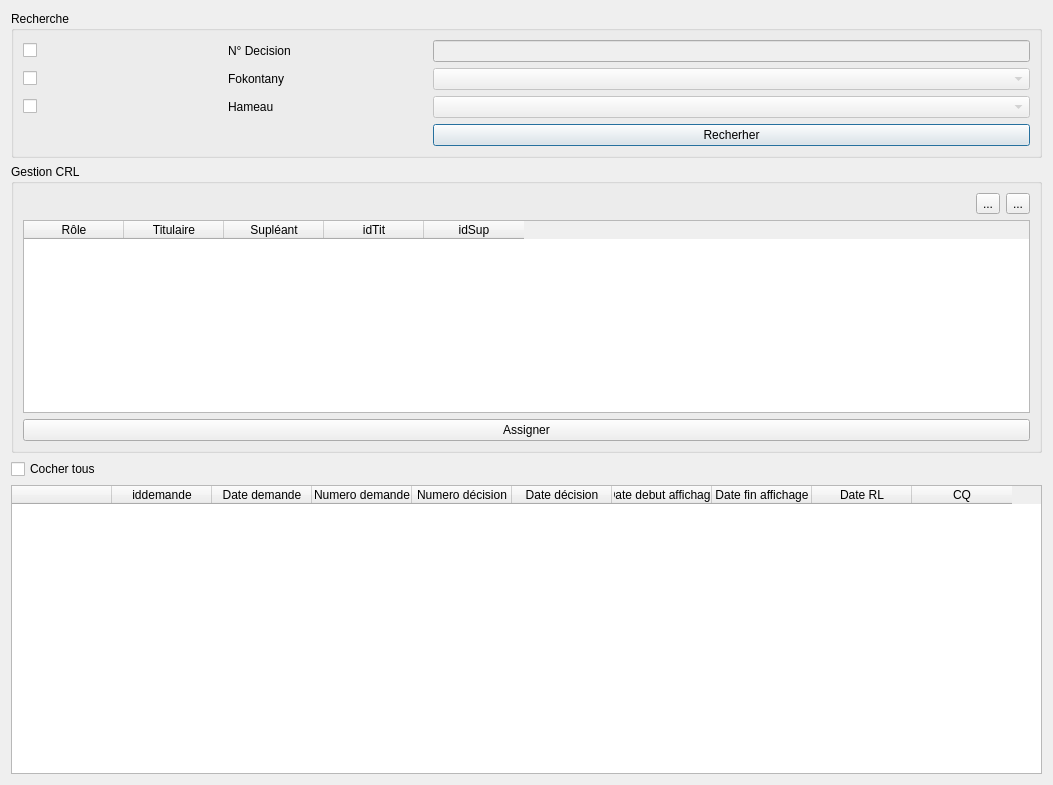
<?xml version="1.0" encoding="UTF-8"?>
<ui version="4.0">
 <class>Dialog</class>
 <widget class="QDialog" name="Dialog">
  <property name="geometry">
   <rect>
    <x>0</x>
    <y>0</y>
    <width>1053</width>
    <height>785</height>
   </rect>
  </property>
  <property name="windowTitle">
   <string>Gestion CRL</string>
  </property>
  <property name="windowIcon">
   <iconset resource="../icons.qrc">
    <normaloff>:/sig/icone/map.png</normaloff>:/sig/icone/map.png</iconset>
  </property>
  <layout class="QGridLayout" name="gridLayout_4">
   <item row="0" column="0" colspan="2">
    <widget class="QGroupBox" name="groupBox">
     <property name="title">
      <string>Recherche</string>
     </property>
     <layout class="QGridLayout" name="gridLayout">
      <item row="2" column="0">
       <widget class="QCheckBox" name="checkBoxHameau">
        <property name="text">
         <string/>
        </property>
       </widget>
      </item>
      <item row="1" column="2" colspan="3">
       <widget class="QComboBox" name="comboBoxFokontany">
        <property name="enabled">
         <bool>false</bool>
        </property>
       </widget>
      </item>
      <item row="1" column="0">
       <widget class="QCheckBox" name="checkBoxFkt">
        <property name="text">
         <string/>
        </property>
       </widget>
      </item>
      <item row="0" column="2" colspan="3">
       <widget class="QLineEdit" name="lineEditNumeroDecision">
        <property name="enabled">
         <bool>false</bool>
        </property>
       </widget>
      </item>
      <item row="2" column="1">
       <widget class="QLabel" name="label_3">
        <property name="text">
         <string>Hameau</string>
        </property>
       </widget>
      </item>
      <item row="1" column="1">
       <widget class="QLabel" name="label_2">
        <property name="text">
         <string>Fokontany</string>
        </property>
       </widget>
      </item>
      <item row="2" column="2" colspan="3">
       <widget class="QComboBox" name="comboBoxHameau">
        <property name="enabled">
         <bool>false</bool>
        </property>
       </widget>
      </item>
      <item row="3" column="2" colspan="3">
       <widget class="QPushButton" name="pushButtonRechercher">
        <property name="text">
         <string>Recherher</string>
        </property>
       </widget>
      </item>
      <item row="0" column="0">
       <widget class="QCheckBox" name="checkBoxNumDecision">
        <property name="text">
         <string/>
        </property>
       </widget>
      </item>
      <item row="0" column="1">
       <widget class="QLabel" name="label">
        <property name="text">
         <string>N° Decision</string>
        </property>
       </widget>
      </item>
     </layout>
    </widget>
   </item>
   <item row="2" column="0" colspan="2">
    <widget class="QGroupBox" name="groupBoxGestionCRL">
     <property name="title">
      <string>Gestion CRL</string>
     </property>
     <layout class="QGridLayout" name="gridLayout_5">
      <item row="0" column="2">
       <widget class="QToolButton" name="toolButtonAjouter">
        <property name="text">
         <string>...</string>
        </property>
        <property name="icon">
         <iconset resource="../icons.qrc">
          <normaloff>:/std/icone/plus.png</normaloff>:/std/icone/plus.png</iconset>
        </property>
       </widget>
      </item>
      <item row="2" column="0" colspan="4">
       <widget class="QPushButton" name="pushButtonAssigner">
        <property name="text">
         <string>Assigner</string>
        </property>
       </widget>
      </item>
      <item row="0" column="3">
       <widget class="QToolButton" name="toolButtonSupprimer">
        <property name="text">
         <string>...</string>
        </property>
        <property name="icon">
         <iconset resource="../icons.qrc">
          <normaloff>:/std/icone/moins.png</normaloff>:/std/icone/moins.png</iconset>
        </property>
       </widget>
      </item>
      <item row="1" column="0" colspan="4">
       <widget class="QTableWidget" name="tableWidgetCRL">
        <column>
         <property name="text">
          <string>Rôle</string>
         </property>
        </column>
        <column>
         <property name="text">
          <string>Titulaire</string>
         </property>
        </column>
        <column>
         <property name="text">
          <string>Supléant</string>
         </property>
        </column>
        <column>
         <property name="text">
          <string>idTit</string>
         </property>
        </column>
        <column>
         <property name="text">
          <string>idSup</string>
         </property>
        </column>
       </widget>
      </item>
     </layout>
    </widget>
   </item>
   <item row="3" column="0">
    <widget class="QCheckBox" name="checkBoxCocherTous">
     <property name="text">
      <string>Cocher tous</string>
     </property>
    </widget>
   </item>
   <item row="4" column="0" colspan="2">
    <widget class="QTableWidget" name="tableWidgetDemande">
     <column>
      <property name="text">
       <string/>
      </property>
     </column>
     <column>
      <property name="text">
       <string>iddemande</string>
      </property>
     </column>
     <column>
      <property name="text">
       <string>Date demande</string>
      </property>
     </column>
     <column>
      <property name="text">
       <string>Numero demande</string>
      </property>
     </column>
     <column>
      <property name="text">
       <string>Numero décision</string>
      </property>
     </column>
     <column>
      <property name="text">
       <string>Date décision</string>
      </property>
     </column>
     <column>
      <property name="text">
       <string>Date debut affichage</string>
      </property>
     </column>
     <column>
      <property name="text">
       <string>Date fin affichage</string>
      </property>
     </column>
     <column>
      <property name="text">
       <string>Date RL</string>
      </property>
     </column>
     <column>
      <property name="text">
       <string>CQ</string>
      </property>
     </column>
    </widget>
   </item>
  </layout>
 </widget>
 <resources>
  <include location="../icons.qrc"/>
 </resources>
 <connections/>
</ui>
